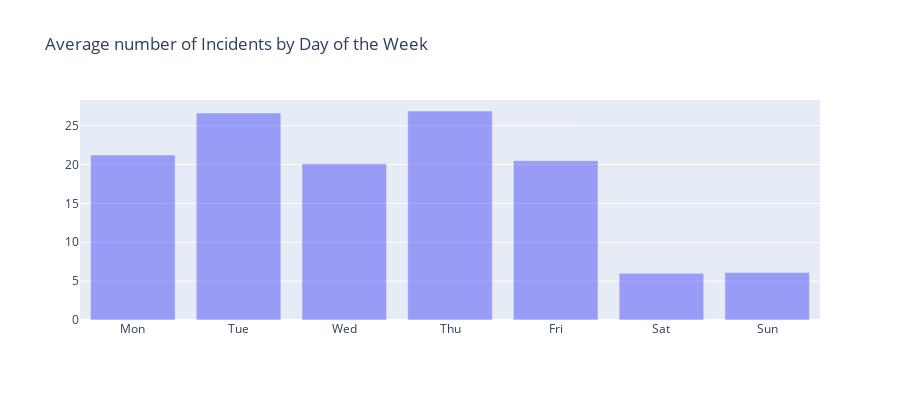

Notebook source saved alongside this figure:
### Markdown cell above
### The charts above shows that WEDNESDAY has the highest frequency of nuclear incidents. Although the chart below shows that, on an average, Most incidents occur on TUESDAYS and THURSDAYS of the week. We may need to find out why this is the case

### Code cell
tempdf1 = incidents.groupby(['year', 'weekday']).agg({'weekday' : 'count'}).rename(columns={'weekday' : 'weekday_count'}).reset_index()
aggregated = tempdf1.groupby(['weekday']).agg({'weekday_count' : 'mean'})

x2 = aggregated.index.tolist()
y2 = aggregated.weekday_count.tolist()

weekmap = {0:'Mon', 1:'Tue', 2:'Wed', 3:'Thu', 4:'Fri', 5:'Sat', 6:'Sun'}
x2 = [weekmap[x] for x in x2]
wkmp = {}
for j,x in enumerate(x2):
    wkmp[x] = y2[j]
order = list(weekmap.values())
ordervals = [wkmp[val] for val in order]

trace1 = go.Bar(x=order, y=ordervals, opacity=0.75, name="weekday", marker=dict(color='rgba(61, 60, 250, 0.6)'))
layout = dict(height=400, title='Average number of Incidents by Day of the Week', legend=dict(orientation="h"));

fig = go.Figure(data=[trace1], layout=layout)
iplot(fig, filename='stacked-bar')

### Figure 1 — Plotly figure (JSON) as saved in the notebook; plotly's stock layout.template omitted (floating-point values rounded to 4 significant figures)
{"data": [{"marker": {"color": "rgba(61, 60, 250, 0.6)"}, "name": "weekday", "opacity": 0.75, "type": "bar", "x": ["Mon", "Tue", "Wed", "Thu", "Fri", "Sat", "Sun"], "y": [21.22, 26.62, 20.1, 26.89, 20.5, 6, 6.125]}], "layout": {"height": 400, "legend": {"orientation": "h"}, "title": {"text": "Average number of Incidents by Day of the Week"}}}
